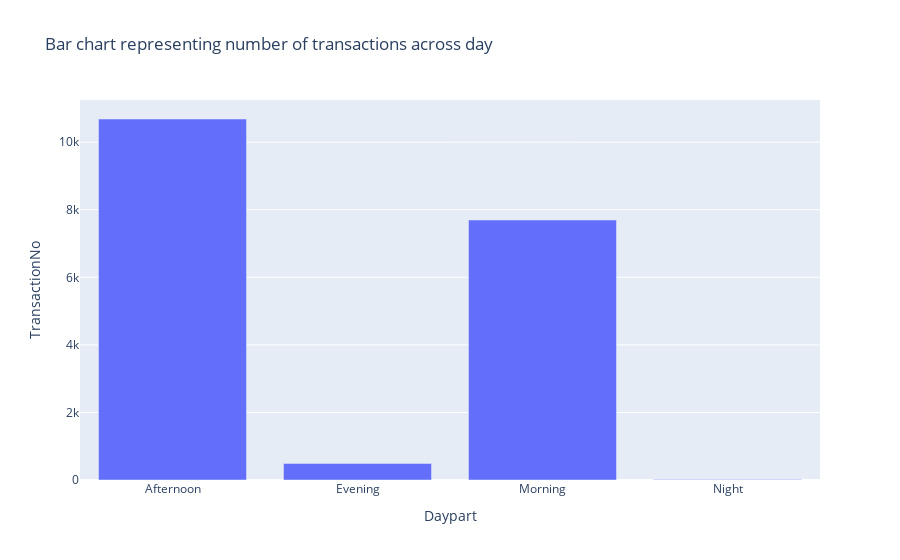

Notebook cell for this chart:
### Code cell
fig=px.bar(day_transaction,x='Daypart',y="TransactionNo",title="Bar chart representing number of transactions across day")
fig.show()

### Figure 1 — Plotly figure (JSON) as saved in the notebook; plotly's stock layout.template omitted (floating-point values rounded to 4 significant figures)
{"data": [{"alignmentgroup": "True", "hovertemplate": "Daypart=%{x}<br>TransactionNo=%{y}<extra></extra>", "legendgroup": "", "marker": {"color": "#636efa", "pattern": {"shape": ""}}, "name": "", "offsetgroup": "", "orientation": "v", "showlegend": false, "textposition": "auto", "type": "bar", "x": ["Afternoon", "Evening", "Morning", "Night"], "xaxis": "x", "y": [10687, 490, 7697, 13], "yaxis": "y"}], "layout": {"barmode": "relative", "legend": {"tracegroupgap": 0}, "title": {"text": "Bar chart representing number of transactions across day"}, "xaxis": {"anchor": "y", "domain": [0, 1], "title": {"text": "Daypart"}}, "yaxis": {"anchor": "x", "domain": [0, 1], "title": {"text": "TransactionNo"}}}}
